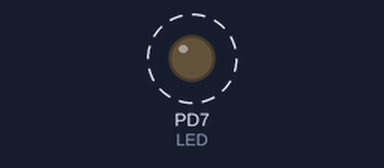
Recording of a program running on a simulated ATmega328P, built with avr-gcc and emulated at 16 MHz (the files do not name the chip). Parts: output pins drawn as LEDs (lit = HIGH). Dashed ring = blinking.

Above: at 0.5 s.
Timing chart, 0 to 4.7 s (numbered marks = the images above):
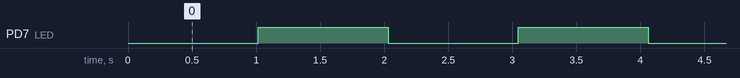

Measured:
- by itself, PD7 (LED): alternates HIGH for 1.0 s and LOW for 1.0 s

The program:

main.c
```c
/*
 * timers.c
 *
 * Created: 7/24/2018 10:41:37 AM
 * Author : cristian.bulacu
 */

#define F_CPU				16000000UL

#include <avr/io.h>
#include <avr/interrupt.h>
#include <util/delay.h>

#define LED			PD7
#define LED_DDR		DDRD
#define LED_PORT	PORTD

#define setBit(sfr, bit)		(_SFR_BYTE(sfr) |= (1 << bit))
#define clearBit(sfr, bit)		(_SFR_BYTE(sfr) &= ~(1 << bit))
#define toggleBit(sfr, bit)		(_SFR_BYTE(sfr) ^= (1 << bit))

volatile uint8_t isr_counter = 0;
volatile uint8_t isr_flag = 0;

int main(void)
{
	setBit(LED_DDR, LED);

	TCCR0A |= (1 << WGM01); // set CTC bit

	OCR0A = 156; // total timer ticks

	TIMSK0 |= (1 << OCIE0A); // Timer/Counter0 Output Compare Match A Interrupt Enable

	TCCR0B |= (1 << CS02) | (1 << CS00); //set presclaer to 1024 and start the timer

	sei(); // set external interrupt

    while (1)
    {
		if(isr_flag == 1)
		{
			isr_flag = 0;
			toggleBit(LED_PORT, LED);
		}
	}

	return 0;
}

ISR(TIMER0_COMPA_vect)
{
	isr_counter++;

	if(isr_counter > 100)
	{
		isr_counter = 0;
		isr_flag = 1;
	}
}
```
